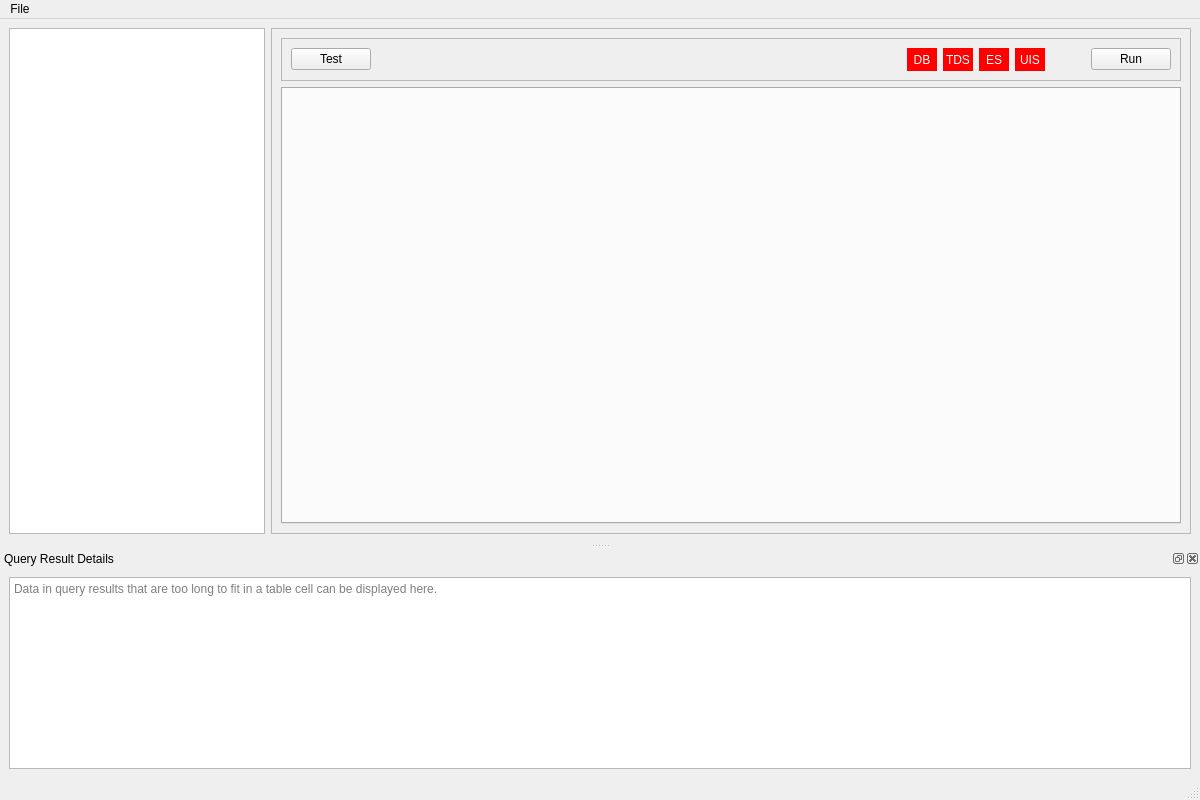
<?xml version="1.0" encoding="UTF-8"?>
<ui version="4.0">
 <class>clientMainWindow</class>
 <widget class="QMainWindow" name="clientMainWindow">
  <property name="geometry">
   <rect>
    <x>0</x>
    <y>0</y>
    <width>1200</width>
    <height>800</height>
   </rect>
  </property>
  <property name="windowTitle">
   <string>BBQ Tools</string>
  </property>
  <widget class="QWidget" name="centralWidget">
   <layout class="QHBoxLayout" name="centralWidgetLayout">
    <item>
     <widget class="QTreeWidget" name="queryBundleTree">
      <property name="sizePolicy">
       <sizepolicy hsizetype="Fixed" vsizetype="Expanding">
        <horstretch>0</horstretch>
        <verstretch>0</verstretch>
       </sizepolicy>
      </property>
      <attribute name="headerVisible">
       <bool>false</bool>
      </attribute>
      <column>
       <property name="text">
        <string notr="true">1</string>
       </property>
      </column>
     </widget>
    </item>
    <item>
     <widget class="QFrame" name="mainFrame">
      <property name="sizePolicy">
       <sizepolicy hsizetype="Expanding" vsizetype="Expanding">
        <horstretch>0</horstretch>
        <verstretch>0</verstretch>
       </sizepolicy>
      </property>
      <property name="frameShape">
       <enum>QFrame::StyledPanel</enum>
      </property>
      <property name="frameShadow">
       <enum>QFrame::Raised</enum>
      </property>
      <layout class="QVBoxLayout" name="mainFrameLayout">
       <item>
        <widget class="QFrame" name="buttonFrame">
         <property name="sizePolicy">
          <sizepolicy hsizetype="Expanding" vsizetype="Preferred">
           <horstretch>0</horstretch>
           <verstretch>0</verstretch>
          </sizepolicy>
         </property>
         <property name="frameShape">
          <enum>QFrame::StyledPanel</enum>
         </property>
         <property name="frameShadow">
          <enum>QFrame::Raised</enum>
         </property>
         <layout class="QHBoxLayout" name="buttonFrameLayout">
          <item>
           <widget class="QPushButton" name="testButton">
            <property name="sizePolicy">
             <sizepolicy hsizetype="Fixed" vsizetype="Fixed">
              <horstretch>0</horstretch>
              <verstretch>0</verstretch>
             </sizepolicy>
            </property>
            <property name="text">
             <string>Test</string>
            </property>
           </widget>
          </item>
          <item>
           <spacer name="buttonFrameSpacer">
            <property name="orientation">
             <enum>Qt::Horizontal</enum>
            </property>
            <property name="sizeHint" stdset="0">
             <size>
              <width>40</width>
              <height>20</height>
             </size>
            </property>
           </spacer>
          </item>
          <item>
           <widget class="QLabel" name="dbHlcConnLabel">
            <property name="sizePolicy">
             <sizepolicy hsizetype="Fixed" vsizetype="Fixed">
              <horstretch>0</horstretch>
              <verstretch>0</verstretch>
             </sizepolicy>
            </property>
            <property name="minimumSize">
             <size>
              <width>30</width>
              <height>23</height>
             </size>
            </property>
            <property name="palette">
             <palette>
              <active>
               <colorrole role="WindowText">
                <brush brushstyle="SolidPattern">
                 <color alpha="255">
                  <red>255</red>
                  <green>255</green>
                  <blue>255</blue>
                 </color>
                </brush>
               </colorrole>
               <colorrole role="Button">
                <brush brushstyle="SolidPattern">
                 <color alpha="255">
                  <red>255</red>
                  <green>0</green>
                  <blue>0</blue>
                 </color>
                </brush>
               </colorrole>
               <colorrole role="Base">
                <brush brushstyle="SolidPattern">
                 <color alpha="255">
                  <red>255</red>
                  <green>0</green>
                  <blue>0</blue>
                 </color>
                </brush>
               </colorrole>
               <colorrole role="Window">
                <brush brushstyle="SolidPattern">
                 <color alpha="255">
                  <red>255</red>
                  <green>0</green>
                  <blue>0</blue>
                 </color>
                </brush>
               </colorrole>
              </active>
              <inactive>
               <colorrole role="WindowText">
                <brush brushstyle="SolidPattern">
                 <color alpha="255">
                  <red>255</red>
                  <green>255</green>
                  <blue>255</blue>
                 </color>
                </brush>
               </colorrole>
               <colorrole role="Button">
                <brush brushstyle="SolidPattern">
                 <color alpha="255">
                  <red>255</red>
                  <green>0</green>
                  <blue>0</blue>
                 </color>
                </brush>
               </colorrole>
               <colorrole role="Base">
                <brush brushstyle="SolidPattern">
                 <color alpha="255">
                  <red>255</red>
                  <green>0</green>
                  <blue>0</blue>
                 </color>
                </brush>
               </colorrole>
               <colorrole role="Window">
                <brush brushstyle="SolidPattern">
                 <color alpha="255">
                  <red>255</red>
                  <green>0</green>
                  <blue>0</blue>
                 </color>
                </brush>
               </colorrole>
              </inactive>
              <disabled>
               <colorrole role="WindowText">
                <brush brushstyle="SolidPattern">
                 <color alpha="255">
                  <red>120</red>
                  <green>120</green>
                  <blue>120</blue>
                 </color>
                </brush>
               </colorrole>
               <colorrole role="Button">
                <brush brushstyle="SolidPattern">
                 <color alpha="255">
                  <red>255</red>
                  <green>0</green>
                  <blue>0</blue>
                 </color>
                </brush>
               </colorrole>
               <colorrole role="Base">
                <brush brushstyle="SolidPattern">
                 <color alpha="255">
                  <red>255</red>
                  <green>0</green>
                  <blue>0</blue>
                 </color>
                </brush>
               </colorrole>
               <colorrole role="Window">
                <brush brushstyle="SolidPattern">
                 <color alpha="255">
                  <red>255</red>
                  <green>0</green>
                  <blue>0</blue>
                 </color>
                </brush>
               </colorrole>
              </disabled>
             </palette>
            </property>
            <property name="styleSheet">
             <string notr="true">QLabel{background-color:red;}</string>
            </property>
            <property name="text">
             <string>DB</string>
            </property>
            <property name="alignment">
             <set>Qt::AlignCenter</set>
            </property>
           </widget>
          </item>
          <item>
           <widget class="QLabel" name="dbTdsConnLabel">
            <property name="sizePolicy">
             <sizepolicy hsizetype="Fixed" vsizetype="Fixed">
              <horstretch>0</horstretch>
              <verstretch>0</verstretch>
             </sizepolicy>
            </property>
            <property name="minimumSize">
             <size>
              <width>30</width>
              <height>23</height>
             </size>
            </property>
            <property name="palette">
             <palette>
              <active>
               <colorrole role="WindowText">
                <brush brushstyle="SolidPattern">
                 <color alpha="255">
                  <red>255</red>
                  <green>255</green>
                  <blue>255</blue>
                 </color>
                </brush>
               </colorrole>
               <colorrole role="Button">
                <brush brushstyle="SolidPattern">
                 <color alpha="255">
                  <red>255</red>
                  <green>0</green>
                  <blue>0</blue>
                 </color>
                </brush>
               </colorrole>
               <colorrole role="Base">
                <brush brushstyle="SolidPattern">
                 <color alpha="255">
                  <red>255</red>
                  <green>0</green>
                  <blue>0</blue>
                 </color>
                </brush>
               </colorrole>
               <colorrole role="Window">
                <brush brushstyle="SolidPattern">
                 <color alpha="255">
                  <red>255</red>
                  <green>0</green>
                  <blue>0</blue>
                 </color>
                </brush>
               </colorrole>
              </active>
              <inactive>
               <colorrole role="WindowText">
                <brush brushstyle="SolidPattern">
                 <color alpha="255">
                  <red>255</red>
                  <green>255</green>
                  <blue>255</blue>
                 </color>
                </brush>
               </colorrole>
               <colorrole role="Button">
                <brush brushstyle="SolidPattern">
                 <color alpha="255">
                  <red>255</red>
                  <green>0</green>
                  <blue>0</blue>
                 </color>
                </brush>
               </colorrole>
               <colorrole role="Base">
                <brush brushstyle="SolidPattern">
                 <color alpha="255">
                  <red>255</red>
                  <green>0</green>
                  <blue>0</blue>
                 </color>
                </brush>
               </colorrole>
               <colorrole role="Window">
                <brush brushstyle="SolidPattern">
                 <color alpha="255">
                  <red>255</red>
                  <green>0</green>
                  <blue>0</blue>
                 </color>
                </brush>
               </colorrole>
              </inactive>
              <disabled>
               <colorrole role="WindowText">
                <brush brushstyle="SolidPattern">
                 <color alpha="255">
                  <red>120</red>
                  <green>120</green>
                  <blue>120</blue>
                 </color>
                </brush>
               </colorrole>
               <colorrole role="Button">
                <brush brushstyle="SolidPattern">
                 <color alpha="255">
                  <red>255</red>
                  <green>0</green>
                  <blue>0</blue>
                 </color>
                </brush>
               </colorrole>
               <colorrole role="Base">
                <brush brushstyle="SolidPattern">
                 <color alpha="255">
                  <red>255</red>
                  <green>0</green>
                  <blue>0</blue>
                 </color>
                </brush>
               </colorrole>
               <colorrole role="Window">
                <brush brushstyle="SolidPattern">
                 <color alpha="255">
                  <red>255</red>
                  <green>0</green>
                  <blue>0</blue>
                 </color>
                </brush>
               </colorrole>
              </disabled>
             </palette>
            </property>
            <property name="styleSheet">
             <string notr="true">QLabel{background-color:red;}</string>
            </property>
            <property name="text">
             <string>TDS</string>
            </property>
            <property name="alignment">
             <set>Qt::AlignCenter</set>
            </property>
           </widget>
          </item>
          <item>
           <widget class="QLabel" name="esConnLabel">
            <property name="sizePolicy">
             <sizepolicy hsizetype="Fixed" vsizetype="Fixed">
              <horstretch>0</horstretch>
              <verstretch>0</verstretch>
             </sizepolicy>
            </property>
            <property name="minimumSize">
             <size>
              <width>30</width>
              <height>23</height>
             </size>
            </property>
            <property name="palette">
             <palette>
              <active>
               <colorrole role="WindowText">
                <brush brushstyle="SolidPattern">
                 <color alpha="255">
                  <red>255</red>
                  <green>255</green>
                  <blue>255</blue>
                 </color>
                </brush>
               </colorrole>
               <colorrole role="Button">
                <brush brushstyle="SolidPattern">
                 <color alpha="255">
                  <red>255</red>
                  <green>0</green>
                  <blue>0</blue>
                 </color>
                </brush>
               </colorrole>
               <colorrole role="Base">
                <brush brushstyle="SolidPattern">
                 <color alpha="255">
                  <red>255</red>
                  <green>0</green>
                  <blue>0</blue>
                 </color>
                </brush>
               </colorrole>
               <colorrole role="Window">
                <brush brushstyle="SolidPattern">
                 <color alpha="255">
                  <red>255</red>
                  <green>0</green>
                  <blue>0</blue>
                 </color>
                </brush>
               </colorrole>
              </active>
              <inactive>
               <colorrole role="WindowText">
                <brush brushstyle="SolidPattern">
                 <color alpha="255">
                  <red>255</red>
                  <green>255</green>
                  <blue>255</blue>
                 </color>
                </brush>
               </colorrole>
               <colorrole role="Button">
                <brush brushstyle="SolidPattern">
                 <color alpha="255">
                  <red>255</red>
                  <green>0</green>
                  <blue>0</blue>
                 </color>
                </brush>
               </colorrole>
               <colorrole role="Base">
                <brush brushstyle="SolidPattern">
                 <color alpha="255">
                  <red>255</red>
                  <green>0</green>
                  <blue>0</blue>
                 </color>
                </brush>
               </colorrole>
               <colorrole role="Window">
                <brush brushstyle="SolidPattern">
                 <color alpha="255">
                  <red>255</red>
                  <green>0</green>
                  <blue>0</blue>
                 </color>
                </brush>
               </colorrole>
              </inactive>
              <disabled>
               <colorrole role="WindowText">
                <brush brushstyle="SolidPattern">
                 <color alpha="255">
                  <red>120</red>
                  <green>120</green>
                  <blue>120</blue>
                 </color>
                </brush>
               </colorrole>
               <colorrole role="Button">
                <brush brushstyle="SolidPattern">
                 <color alpha="255">
                  <red>255</red>
                  <green>0</green>
                  <blue>0</blue>
                 </color>
                </brush>
               </colorrole>
               <colorrole role="Base">
                <brush brushstyle="SolidPattern">
                 <color alpha="255">
                  <red>255</red>
                  <green>0</green>
                  <blue>0</blue>
                 </color>
                </brush>
               </colorrole>
               <colorrole role="Window">
                <brush brushstyle="SolidPattern">
                 <color alpha="255">
                  <red>255</red>
                  <green>0</green>
                  <blue>0</blue>
                 </color>
                </brush>
               </colorrole>
              </disabled>
             </palette>
            </property>
            <property name="styleSheet">
             <string notr="true">QLabel{background-color:red;}</string>
            </property>
            <property name="text">
             <string>ES</string>
            </property>
            <property name="alignment">
             <set>Qt::AlignCenter</set>
            </property>
           </widget>
          </item>
          <item>
           <widget class="QLabel" name="restHlcConnLabel">
            <property name="sizePolicy">
             <sizepolicy hsizetype="Fixed" vsizetype="Fixed">
              <horstretch>0</horstretch>
              <verstretch>0</verstretch>
             </sizepolicy>
            </property>
            <property name="minimumSize">
             <size>
              <width>30</width>
              <height>23</height>
             </size>
            </property>
            <property name="palette">
             <palette>
              <active>
               <colorrole role="WindowText">
                <brush brushstyle="SolidPattern">
                 <color alpha="255">
                  <red>255</red>
                  <green>255</green>
                  <blue>255</blue>
                 </color>
                </brush>
               </colorrole>
               <colorrole role="Button">
                <brush brushstyle="SolidPattern">
                 <color alpha="255">
                  <red>255</red>
                  <green>0</green>
                  <blue>0</blue>
                 </color>
                </brush>
               </colorrole>
               <colorrole role="Base">
                <brush brushstyle="SolidPattern">
                 <color alpha="255">
                  <red>255</red>
                  <green>0</green>
                  <blue>0</blue>
                 </color>
                </brush>
               </colorrole>
               <colorrole role="Window">
                <brush brushstyle="SolidPattern">
                 <color alpha="255">
                  <red>255</red>
                  <green>0</green>
                  <blue>0</blue>
                 </color>
                </brush>
               </colorrole>
              </active>
              <inactive>
               <colorrole role="WindowText">
                <brush brushstyle="SolidPattern">
                 <color alpha="255">
                  <red>255</red>
                  <green>255</green>
                  <blue>255</blue>
                 </color>
                </brush>
               </colorrole>
               <colorrole role="Button">
                <brush brushstyle="SolidPattern">
                 <color alpha="255">
                  <red>255</red>
                  <green>0</green>
                  <blue>0</blue>
                 </color>
                </brush>
               </colorrole>
               <colorrole role="Base">
                <brush brushstyle="SolidPattern">
                 <color alpha="255">
                  <red>255</red>
                  <green>0</green>
                  <blue>0</blue>
                 </color>
                </brush>
               </colorrole>
               <colorrole role="Window">
                <brush brushstyle="SolidPattern">
                 <color alpha="255">
                  <red>255</red>
                  <green>0</green>
                  <blue>0</blue>
                 </color>
                </brush>
               </colorrole>
              </inactive>
              <disabled>
               <colorrole role="WindowText">
                <brush brushstyle="SolidPattern">
                 <color alpha="255">
                  <red>120</red>
                  <green>120</green>
                  <blue>120</blue>
                 </color>
                </brush>
               </colorrole>
               <colorrole role="Button">
                <brush brushstyle="SolidPattern">
                 <color alpha="255">
                  <red>255</red>
                  <green>0</green>
                  <blue>0</blue>
                 </color>
                </brush>
               </colorrole>
               <colorrole role="Base">
                <brush brushstyle="SolidPattern">
                 <color alpha="255">
                  <red>255</red>
                  <green>0</green>
                  <blue>0</blue>
                 </color>
                </brush>
               </colorrole>
               <colorrole role="Window">
                <brush brushstyle="SolidPattern">
                 <color alpha="255">
                  <red>255</red>
                  <green>0</green>
                  <blue>0</blue>
                 </color>
                </brush>
               </colorrole>
              </disabled>
             </palette>
            </property>
            <property name="styleSheet">
             <string notr="true">QLabel{background-color:red;}</string>
            </property>
            <property name="text">
             <string>UIS</string>
            </property>
            <property name="alignment">
             <set>Qt::AlignCenter</set>
            </property>
           </widget>
          </item>
          <item>
           <spacer name="connLabelSpacer">
            <property name="orientation">
             <enum>Qt::Horizontal</enum>
            </property>
            <property name="sizeType">
             <enum>QSizePolicy::Fixed</enum>
            </property>
            <property name="sizeHint" stdset="0">
             <size>
              <width>40</width>
              <height>20</height>
             </size>
            </property>
           </spacer>
          </item>
          <item>
           <widget class="QPushButton" name="runButton">
            <property name="sizePolicy">
             <sizepolicy hsizetype="Fixed" vsizetype="Fixed">
              <horstretch>0</horstretch>
              <verstretch>0</verstretch>
             </sizepolicy>
            </property>
            <property name="text">
             <string>Run</string>
            </property>
           </widget>
          </item>
         </layout>
        </widget>
       </item>
       <item>
        <widget class="QTabWidget" name="queryTabs">
         <property name="currentIndex">
          <number>-1</number>
         </property>
        </widget>
       </item>
      </layout>
     </widget>
    </item>
   </layout>
  </widget>
  <widget class="QMenuBar" name="menuBar">
   <property name="geometry">
    <rect>
     <x>0</x>
     <y>0</y>
     <width>1200</width>
     <height>21</height>
    </rect>
   </property>
   <widget class="QMenu" name="menuFile">
    <property name="title">
     <string>File</string>
    </property>
    <addaction name="actionExport_Current_Tab"/>
   </widget>
   <addaction name="menuFile"/>
  </widget>
  <widget class="QStatusBar" name="statusBar"/>
  <widget class="QDockWidget" name="detailsDock">
   <property name="minimumSize">
    <size>
     <width>89</width>
     <height>111</height>
    </size>
   </property>
   <property name="windowTitle">
    <string>Query Result Details</string>
   </property>
   <attribute name="dockWidgetArea">
    <number>8</number>
   </attribute>
   <widget class="QWidget" name="detailsDockContents">
    <layout class="QVBoxLayout" name="detailsDockContentsLayout">
     <item>
      <widget class="QPlainTextEdit" name="detailsTextEdit">
       <property name="readOnly">
        <bool>true</bool>
       </property>
       <property name="placeholderText">
        <string>Data in query results that are too long to fit in a table cell can be displayed here.</string>
       </property>
      </widget>
     </item>
    </layout>
   </widget>
  </widget>
  <action name="actionExport_Current_Tab">
   <property name="text">
    <string>Export Current Tab</string>
   </property>
  </action>
 </widget>
 <resources/>
 <connections/>
</ui>
